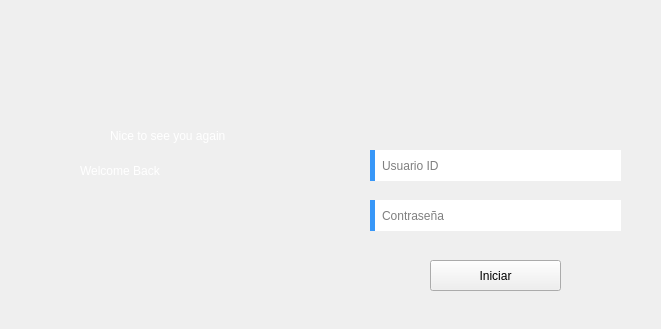
<?xml version="1.0" encoding="UTF-8"?>
<ui version="4.0">
 <class>fromLogin</class>
 <widget class="QMainWindow" name="fromLogin">
  <property name="geometry">
   <rect>
    <x>0</x>
    <y>0</y>
    <width>661</width>
    <height>329</height>
   </rect>
  </property>
  <property name="minimumSize">
   <size>
    <width>661</width>
    <height>329</height>
   </size>
  </property>
  <property name="maximumSize">
   <size>
    <width>661</width>
    <height>329</height>
   </size>
  </property>
  <property name="windowTitle">
   <string>Iniciar Sesión</string>
  </property>
  <property name="windowIcon">
   <iconset resource="../resource.qrc">
    <normaloff>:/Wehaa/wehaaportal.png</normaloff>:/Wehaa/wehaaportal.png</iconset>
  </property>
  <widget class="QWidget" name="centralwidget">
   <widget class="QLabel" name="lblFondo">
    <property name="geometry">
     <rect>
      <x>0</x>
      <y>0</y>
      <width>331</width>
      <height>331</height>
     </rect>
    </property>
    <property name="text">
     <string/>
    </property>
    <property name="pixmap">
     <pixmap resource="../resource.qrc">:/App/loginbackgroup.png</pixmap>
    </property>
    <property name="scaledContents">
     <bool>true</bool>
    </property>
   </widget>
   <widget class="QLineEdit" name="txtUser">
    <property name="geometry">
     <rect>
      <x>370</x>
      <y>150</y>
      <width>251</width>
      <height>31</height>
     </rect>
    </property>
    <property name="styleSheet">
     <string notr="true">border: none;
border-left: 5px solid;
border-left-color: qlineargradient(spread:pad, x1:0, y1:0, x2:1, y2:0, stop:1 rgba(7, 126, 246, 205));
padding-left: 5px;
background-color: rgb(255, 255, 255);</string>
    </property>
    <property name="placeholderText">
     <string>Usuario ID</string>
    </property>
    <property name="clearButtonEnabled">
     <bool>true</bool>
    </property>
   </widget>
   <widget class="QLineEdit" name="txtPass">
    <property name="geometry">
     <rect>
      <x>370</x>
      <y>200</y>
      <width>251</width>
      <height>31</height>
     </rect>
    </property>
    <property name="styleSheet">
     <string notr="true">border: none;
border-left: 5px solid;
border-left-color: qlineargradient(spread:pad, x1:0, y1:0, x2:1, y2:0, stop:1 rgba(7, 126, 246, 205));
padding-left: 5px;
background-color: rgb(255, 255, 255);</string>
    </property>
    <property name="echoMode">
     <enum>QLineEdit::Password</enum>
    </property>
    <property name="placeholderText">
     <string>Contraseña</string>
    </property>
    <property name="clearButtonEnabled">
     <bool>true</bool>
    </property>
   </widget>
   <widget class="QPushButton" name="btnLogin">
    <property name="geometry">
     <rect>
      <x>430</x>
      <y>260</y>
      <width>131</width>
      <height>31</height>
     </rect>
    </property>
    <property name="text">
     <string>Iniciar</string>
    </property>
    <property name="icon">
     <iconset resource="../resource.qrc">
      <normaloff>:/Icons/png/icons8-enter-100.png</normaloff>:/Icons/png/icons8-enter-100.png</iconset>
    </property>
    <property name="flat">
     <bool>false</bool>
    </property>
   </widget>
   <widget class="QLabel" name="lblSlogan">
    <property name="geometry">
     <rect>
      <x>110</x>
      <y>120</y>
      <width>131</width>
      <height>31</height>
     </rect>
    </property>
    <property name="styleSheet">
     <string notr="true">color: rgb(255, 255, 255);

font: 75 10pt &quot;MS Shell Dlg 2&quot;;</string>
    </property>
    <property name="text">
     <string>Nice to see you again</string>
    </property>
   </widget>
   <widget class="QLabel" name="lblWelcome">
    <property name="geometry">
     <rect>
      <x>80</x>
      <y>150</y>
      <width>181</width>
      <height>41</height>
     </rect>
    </property>
    <property name="styleSheet">
     <string notr="true">color: rgb(255, 255, 255);
font: 75 20pt &quot;MS Shell Dlg 2&quot;;</string>
    </property>
    <property name="text">
     <string>Welcome Back</string>
    </property>
   </widget>
   <widget class="QLabel" name="lblLogo">
    <property name="geometry">
     <rect>
      <x>430</x>
      <y>60</y>
      <width>131</width>
      <height>61</height>
     </rect>
    </property>
    <property name="text">
     <string/>
    </property>
    <property name="pixmap">
     <pixmap resource="../resource.qrc">:/App/fastfood.png</pixmap>
    </property>
    <property name="scaledContents">
     <bool>true</bool>
    </property>
   </widget>
   <widget class="QLabel" name="logoWehaa">
    <property name="geometry">
     <rect>
      <x>10</x>
      <y>10</y>
      <width>31</width>
      <height>21</height>
     </rect>
    </property>
    <property name="toolTip">
     <string>Wehaa Portal Soft.</string>
    </property>
    <property name="text">
     <string/>
    </property>
    <property name="pixmap">
     <pixmap resource="../resource.qrc">:/Wehaa/wehaaportal.png</pixmap>
    </property>
    <property name="scaledContents">
     <bool>true</bool>
    </property>
   </widget>
  </widget>
 </widget>
 <resources>
  <include location="../resource.qrc"/>
 </resources>
 <connections/>
</ui>
